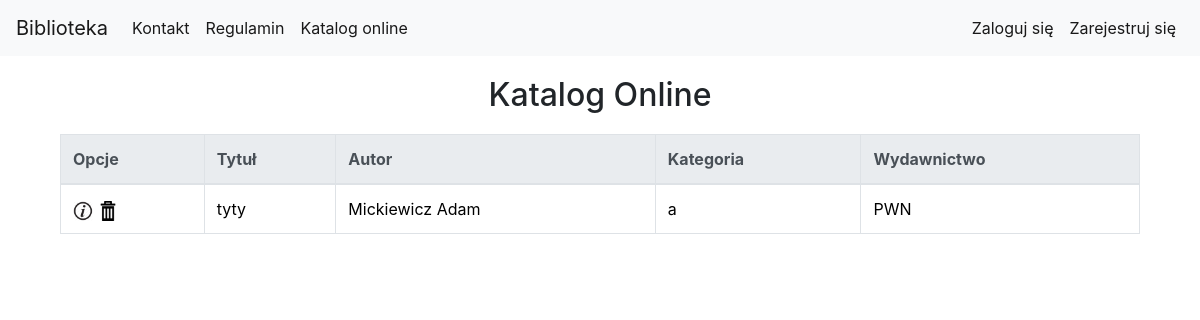
Page /library/book_list/ on the earlier database version.
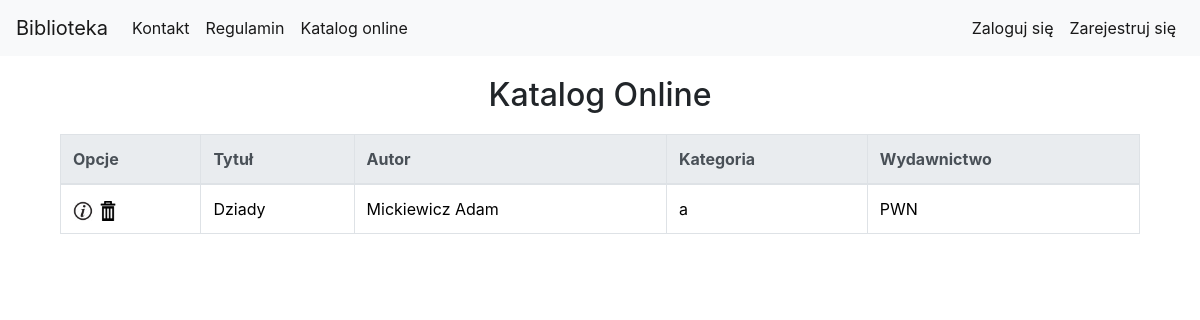
Same page on the later database version.
### library_app/models.py (models this page shows, shortened)
class Book(models.Model):
    authors = models.ManyToManyField(Author, related_name='book_authors')
    category = models.ForeignKey(Category, related_name='book_categories')
    publishing_house = models.ForeignKey(PublishingHouse, related_name='publishing_houses')
    isbn = models.CharField(max_length=30, unique=True)
    title = models.CharField(max_length=200)
    description = models.TextField(blank=True, default='')
    publish_date = models.DateField(default=datetime.now, blank=True)
    edition = models.PositiveIntegerField(default=1)
    image_url = models.URLField(default='', blank=True, null=True)
    add_date = models.DateTimeField(auto_now=True)
    is_borrowed = models.BooleanField(default=False)
    slug = models.SlugField(allow_unicode=True, unique=True)

class Author(models.Model):
    first_name = models.CharField(max_length=200)
    last_name = models.CharField(max_length=200)
    country = models.CharField(max_length=200)
    biography = models.TextField(default='', blank=True, null=True)
    birth_place = models.CharField(max_length=200, default='', blank=True, null=True)
    image_url = models.URLField(default='', blank=True, null=True)
    years_of_life = models.CharField(max_length=10, default='', blank=True, null=True)
    def __str__(self):
        return self.last_name + " " + self.first_name

class Category(models.Model):
    category_name = models.CharField(max_length=400)

class PublishingHouse(models.Model):
    name = models.CharField(max_length=400)
    city = models.CharField(max_length=300)
    street = models.CharField(max_length=300)
    house_number = models.CharField(max_length=20)
    postal_code = models.CharField(max_length=9)
    def __str__(self):
        return self.name

### library_app/views.py (the view)
class BookListView(generic.ListView):
    model = models.Book

### library_app/templates/library_app/book_list.html
{% extends "base.html" %}
{% load static %}
{% block body_block %}
<div class="container">
    <div class="page-title">
        <h2>Katalog Online</h2>
    </div>
        <table class="table table-bordered table-hover">
            <thead class="thead-light">
                <tr>
                    <th scope="col">Opcje</th>
                    <th scope="col">Tytuł</th>
                    <th scope="col">Autor</th>
                    <th scope="col">Kategoria</th>
                    <th scope="col">Wydawnictwo</th>
                </tr>
            </thead>
            <tbody>
            {% for book in book_list %}
                    <tr>
                        <td>
                            <a href="{% url 'library_app:book_detail' pk=book.pk %}"><img src="{% static 'website_icons/info_ico.png' %}" alt="Szczegóły" width="20" height="20"></a>
                            <a href="{% url 'library_app:book_delete' pk=book.pk %}"><img src="{% static 'website_icons/del_ico.png' %}" alt="Usuń" width="20" height="20"></a>
                        </td>
                        <td><a href="{% url 'library_app:book_detail' pk=book.pk %}">{{book.title}}</a></td>
                        <td>
                            {% for author in book.authors.all %}
                                <a href="{% url 'library_app:author_detail' pk=author.pk %}">{{author}}</a>
                            {% endfor %}
                        </td>
                        <td><a href="{% url 'library_app:category_detail' pk=book.category.pk %}">{{book.category.category_name}}</a></td>
                        <td><a href="{% url 'library_app:publishinghouse_detail' pk=book.publishing_house.pk %}">{{book.publishing_house}}</a></td>
                    </tr>
            {% endfor %}
            </tbody>
        </table>
</div>
{% endblock %}

### templates/base.html (shortened to what this page needs)
<!DOCTYPE html>
{% load static %}
<html lang="pl">
<head>
    <link rel="stylesheet" href="{% static '/bootstrap/css/bootstrap.min.css' %}">
    <link rel="stylesheet" href="{% static 'bootstrap/js/bootstrap.min.js' %}">
    <link rel="stylesheet" href="{% static 'js/jquery-3.3.1.min.js' %}">
    <link rel="stylesheet" href="{% static 'js/popper.min.js' %}">
    <link rel="stylesheet" href="{% static 'css/style.css' %}">
</head>
<body>
    <nav class="navbar navbar-expand-lg navbar-light bg-light">
        <a class="navbar-brand" href="{% url 'index' %}">Biblioteka</a>
        <div id="navbarNavDropdown" class="navbar-collapse collapse">
            <ul class="navbar-nav mr-auto">
                <li class="nav-item active">
                    <a class="nav-link" href="{% url 'contact' %}">Kontakt</a>
                </li>
                <li class="nav-item active">
                    <a class="nav-link" href="{% url 'regulations' %}">Regulamin</a>
                </li>
                <li class="nav-item active">
                    <a class="nav-link" href="{% url 'library_app:book_list' %}">Katalog online</a>
                </li>
            </ul>
            <ul class="navbar-nav" >
            {% if user.is_authenticated and user.is_superuser %}
                <li class="nav-item active">
                    <a class="nav-link" href="{% url 'library_app:borrow_create' %}">Wypożycz książkę</a>
                </li>
                <li class="nav-item active">
                    <a class="nav-link" href="{% url 'library_app:borrow_list' %}">Lista wypożyczeń</a>
                </li>
                <li class="nav-item active">
                    <a class="nav-link" href="{% url 'librarian_panel' %}">Zarządzaj biblioteką</a>
                </li>
                <li class="nav-item active">
                    <p class="nav-link">Bibliotekarz {{user.first_name}} {{user.last_name}}</p>
                </li>
                <li class="nav-item active">
                  <a class="nav-link" href="{% url 'accounts:logout' %}">Wyloguj</a>
                </li>
    		{% else %}
    			<li class="nav-item active">
                    <a class="nav-link" href="{% url 'accounts:login' %}">Zaloguj się</a>
                </li>
                <li class="nav-item active">
                    <a class="nav-link" href="{% url 'accounts:signup' %}">Zarejestruj się</a>
                </li>
    		{% endif %}
            </ul>
        </div>
    </nav>
    <div class="container">
         {% block body_block %}{% endblock %}
    </div>
</body>
</html>

### static/css/style.css (style rules this page uses)
.page-title { margin-top: 20px; margin-bottom: 20px; text-align: center; }
ul { list-style: none; }
a { text-decoration: none; color: black; }

Differences in the rows shown:
removed Book: title "tyty", category.category_name "a", publishing_house "PWN", Author (last_name+first_name "Mickiewicz Adam")
added Book: title "Dziady", category.category_name "a", publishing_house "PWN", Author (last_name+first_name "Mickiewicz Adam")
